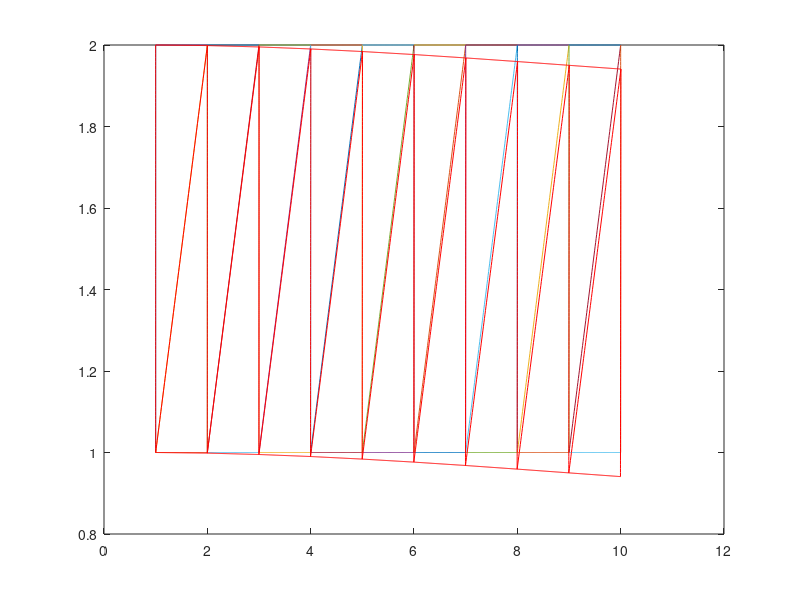

Reproduce this figure in MATLAB.
%% Arash Gobal 
%
% The purpose of this program is to test a FEM model to analyze truss
% structures 

clear all
clc


%% 1. Defining node coordinates and bar arrangements

% Nodal coordinates
number_of_nodes = 20;
x_nodes = zeros(number_of_nodes, 1);
y_nodes = zeros(number_of_nodes, 1);

x_nodes = [1; 1; 2; 2; 3; 3; 4; 4; 5; 5; 6; 6; 7; 7; 8; 8; 9; 9; 10; 10];
y_nodes = [1; 2; 1; 2; 1; 2; 1; 2; 1; 2; 1; 2; 1; 2; 1; 2; 1; 2; 1; 2];

bar_count = 37;
bars = zeros(bar_count, 2);

bars(1, :) = [1 2]; bars(2, :) = [1 3]; bars(3, :) = [1 4]; bars(4, :) = [2 4];
bars(5, :) = [3 4]; bars(6, :) = [3 5]; bars(7, :) = [3 6]; bars(8, :) = [4 6];
bars(9, :) = [5 6]; bars(10, :) = [5 7]; bars(11, :) = [5 8]; bars(12, :) = [6 8];
bars(13, :) = [7 8]; bars(14, :) = [7 9]; bars(15, :) = [7 10]; bars(16, :) = [8 10];
bars(17, :) = [9 10]; bars(18, :) = [9 11]; bars(19, :) = [9 12]; bars(20, :) = [10 12];
bars(21, :) = [11 12]; bars(22, :) = [11 13]; bars(23, :) = [11 14]; bars(24, :) = [12 14];
bars(25, :) = [13 14]; bars(26, :) = [13 15]; bars(27, :) = [13 16]; bars(28, :) = [14 16];
bars(29, :) = [15 16]; bars(30, :) = [15 17]; bars(31, :) = [15 18]; bars(32, :) = [16 18];
bars(33, :) = [17 18]; bars(34, :) = [17 19]; bars(35, :) = [17 20]; bars(36, :) = [18 20];
bars(37, :) = [19 20];

bar_length = zeros(bar_count, 1);
bar_angle = zeros(bar_count, 2);
for i = 1:bar_count
    bar_length(i, 1) = sqrt( (x_nodes(bars(i, 1), 1) - x_nodes(bars(i, 2), 1))^2 + (y_nodes(bars(i, 1), 1) - y_nodes(bars(i, 2), 1))^2 );
    bar_angle(i, 1) = (x_nodes(bars(i, 2), 1) - x_nodes(bars(i, 1), 1))/bar_length(i, 1);
    bar_angle(i, 2) = (y_nodes(bars(i, 2), 1) - y_nodes(bars(i, 1), 1))/bar_length(i, 1);
end

%% Relationships for plane stress problem

E = 207000000000;  %modulus of elasticity
A = pi*0.05^2;

%% Assembly of the stiffness matrix
K_local = zeros(4, 4);
K_global = zeros(2*number_of_nodes, 2*number_of_nodes);

for i = 1:bar_count
    c = bar_angle(i, 1);
    s = bar_angle(i, 2);
    K_local = (A*E/bar_length(i, 1))*[c^2 c*s -c^2 -c*s;
                 c*s s^2 -c*s -s^2;
                 -c^2 -c*s c^2 c*s;
                 -c*s -s^2 c*s s^2];
    
    a = bars(i, 1);
    b = bars(i, 2);
    K_global((2*(a - 1) + 1):2*a, (2*(b - 1) + 1):2*b) = K_global((2*(a - 1) + 1):2*a, (2*(b - 1) + 1):2*b) + K_local(1:2, 3:4);
    K_global((2*(a - 1) + 1):2*a, (2*(a - 1) + 1):2*a) = K_global((2*(a - 1) + 1):2*a, (2*(a - 1) + 1):2*a) + K_local(1:2, 1:2);
    K_global((2*(b - 1) + 1):2*b, (2*(a - 1) + 1):2*a) = K_global((2*(b - 1) + 1):2*b, (2*(a - 1) + 1):2*a) + K_local(3:4, 1:2);
    K_global((2*(b - 1) + 1):2*b, (2*(b - 1) + 1):2*b) = K_global((2*(b - 1) + 1):2*b, (2*(b - 1) + 1):2*b) + K_local(3:4, 3:4);
end

%% Solving the problem

F = zeros(2*number_of_nodes, 1);
u = zeros(2*number_of_nodes, 1);

% Choosing force nodes
force_nodes = [];
for i = 1:number_of_nodes
    if x_nodes(i, 1) == 10
        force_nodes = [force_nodes i];
    end
end

for i = 1:length(force_nodes)
    j = 2*(force_nodes(i) - 1);
    F(j, 1) = -100000;
end

% Choosing the fixed nodes
fixed_nodes = [];
fixed_dofs = [];
for i = 1:number_of_nodes
    if x_nodes(i, 1) == 1
        fixed_nodes = [fixed_nodes i];
        fixed_dofs = [fixed_dofs (2*i-1) (2*i)];
    end
end
free_dofs = [1:(2*number_of_nodes)];
free_dofs(fixed_dofs) = [];

u(free_dofs) = K_global(free_dofs, free_dofs)\F(free_dofs);

for i = 1:bar_count
    l1 = linspace(x_nodes(bars(i, 1)), x_nodes(bars(i, 2)), 100);
    l2 = linspace(y_nodes(bars(i, 1)), y_nodes(bars(i, 2)), 100);
    plot(l1, l2);
    hold on
end
hold on
for i = 1:bar_count
    l1 = linspace(x_nodes(bars(i, 1)) + u(2*bars(i, 1) - 1), x_nodes(bars(i, 2)) + u(2*bars(i, 2) - 1), 100);
    l2 = linspace(y_nodes(bars(i, 1)) + u(2*bars(i, 1)), y_nodes(bars(i, 2)) + u(2*bars(i, 2)), 100);
    plot(l1, l2, 'r-');
    hold on
end
